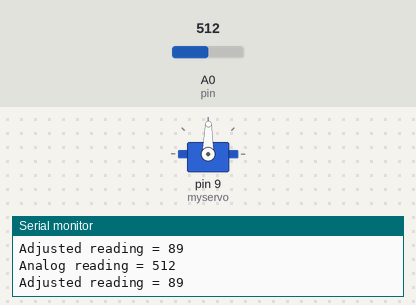
A sketch run on a simulated Arduino Uno, built with avr-gcc and run on an emulated ATmega328P. Parts: servo, the last lines printed to the serial monitor. Inputs (shaded band) come from the test bench; at power-on: A0 (pin) = 512.

Above: at 1.2 s.
1.3 s: A0 (pin) set to 716
At 2.4 s:
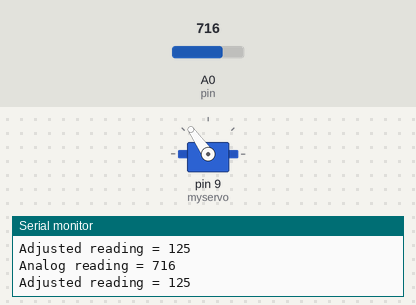
2.8 s: A0 (pin) set to 900
At 3.9 s:
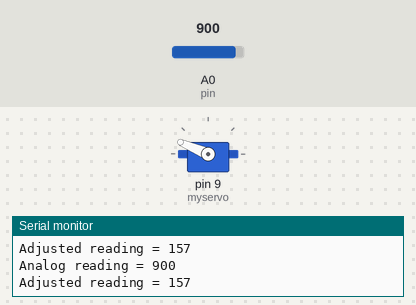
4.3 s: A0 (pin) set to 1023
At 5.4 s:
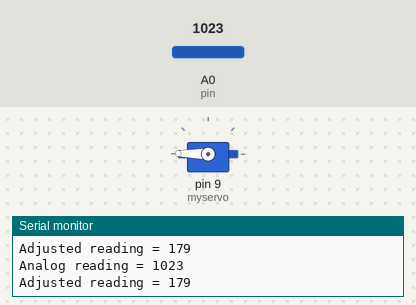
5.8 s: A0 (pin) set to 306
At 6.8 s:
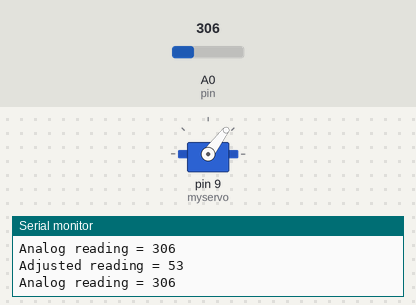
7.3 s: A0 (pin) set to 122
At 8.3 s:
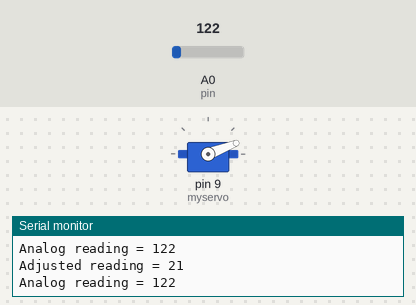
8.8 s: A0 (pin) set to 106
At 9.7 s:
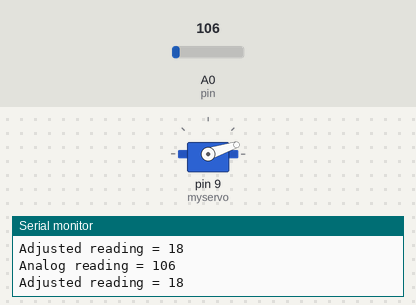
10.4 s: A0 (pin) set to 94
Timing chart, 0 to 12.9 s (numbered marks = the images above; inputs shaded):
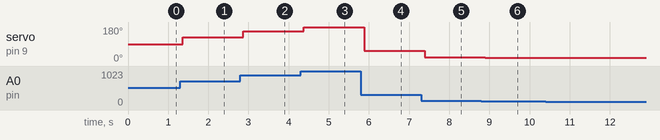

The sketch:

Force_Sensor___Servo.ino
```cpp
/* Force Sensor + Servo Test

Connect one end of the Force Sensitive Resistor to power, the other end to Analog 0.
Then connect one end of a 10KΩ resistor from Analog 0 to ground, and a servo to D9.
Build Instructions on Make Projects: http://makeprojects.com/Project/Control+a+Servo+with+a+Force-Sensitive+Resistor/3269/1#.UQw251pdfNo

*/

#include <Servo.h>

Servo myservo;

int pos;
int pin = 0;     // pin the sensor and 10k pulldown resistor
int force;     // the analog reading from the FSR resistor divider

void setup()
{
  Serial.begin(9600);
  myservo.attach(9);  // pin the servo is connected to
}

void loop()
{
  force = analogRead(pin);  // Reads the FSR
  Serial.print("Analog reading = ");
  Serial.println(force); // This will print the raw force value
  pos = map(force, 0, 1023, 0, 179); // Scales the force reading to degrees for servo control
  Serial.print("Adjusted reading = ");
  Serial.println(pos); // This will print the adjusted servo reading (an angle)
  myservo.write(pos); // Write the new angle to the servo
  delay(150); // Delay 150 milliseconds before taking another reading
}
```

Measured:
- after the input at 1.3 s, servo on pin 9 (myservo): 89° → 125° after 0.06 s
- after the input at 2.8 s, servo on pin 9 (myservo): 125° → 157° after 0.07 s
- after the input at 4.3 s, servo on pin 9 (myservo): 157° → 179° after 0.08 s
- after the input at 5.8 s, servo on pin 9 (myservo): 179° → 53° after 0.08 s
- after the input at 7.3 s, servo on pin 9 (myservo): 53° → 21° after 0.09 s
- after the input at 8.8 s, servo on pin 9 (myservo): 21° → 18° after 0.10 s
- after the input at 10.4 s, servo on pin 9 (myservo): 18° → 16° at once
